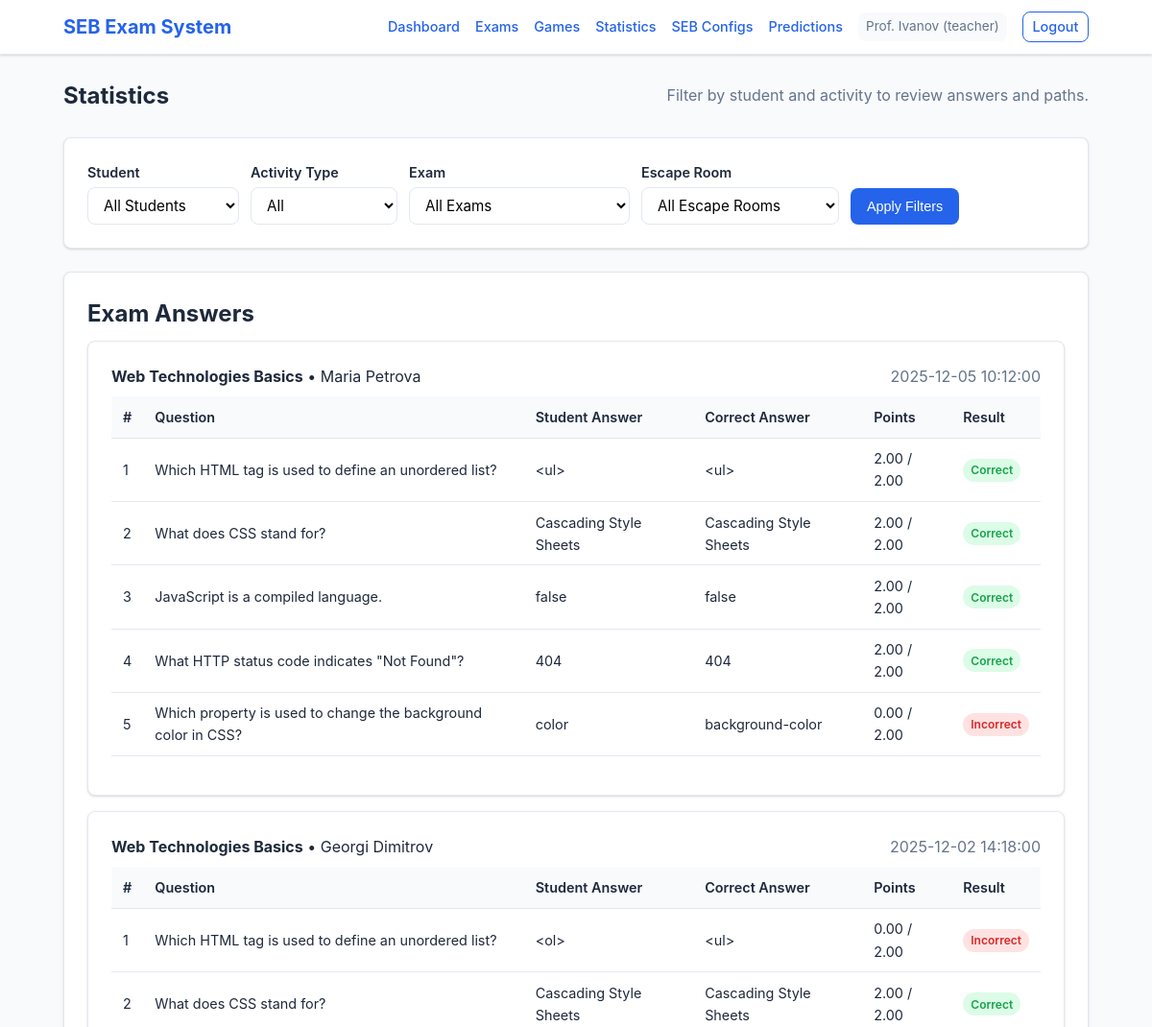
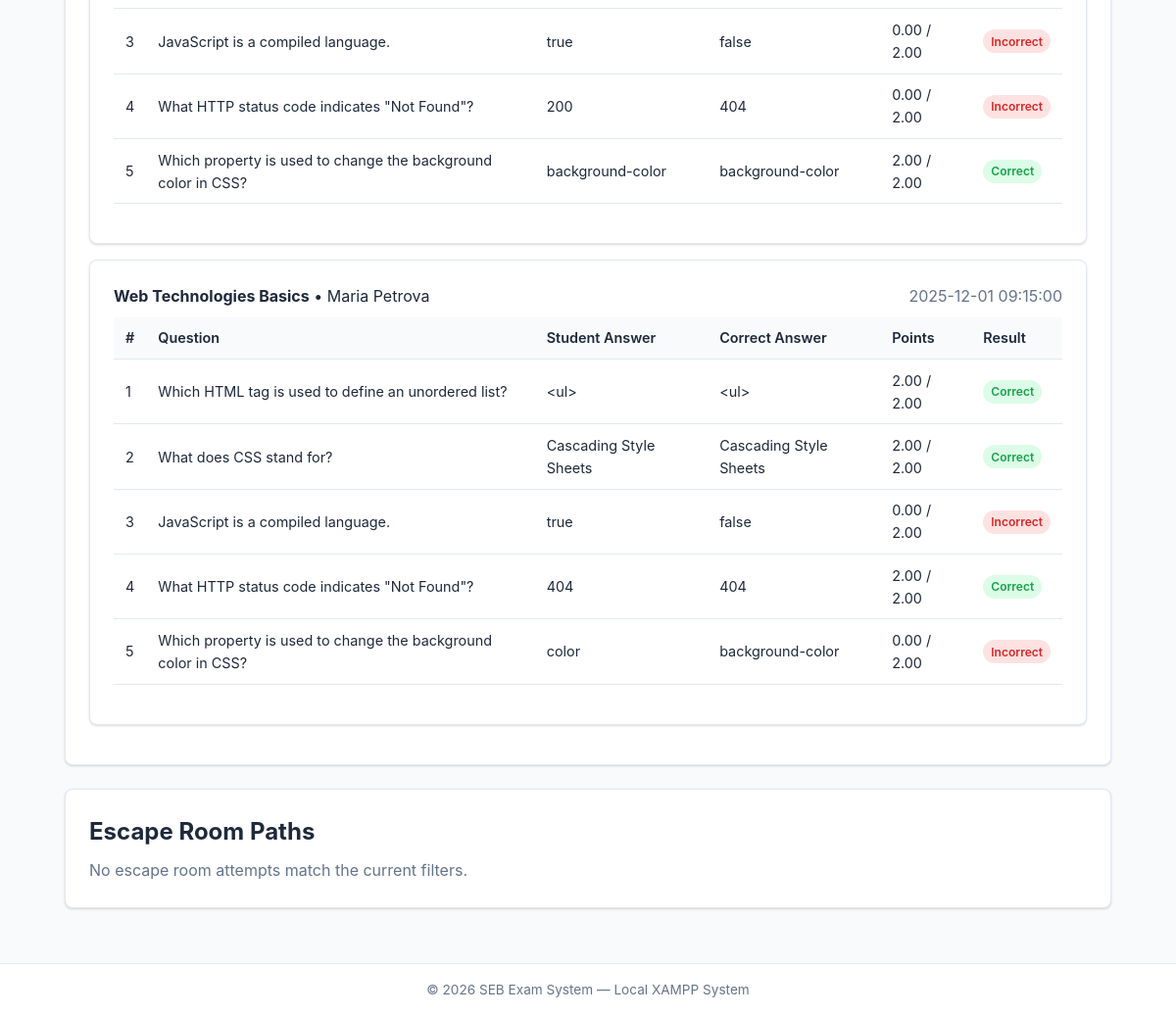
Screenshot of /public/teacher/statistics.php (signed in) with the database file from the repository (2 pictures, top to bottom).
### tables this page shows
CREATE TABLE IF NOT EXISTS `attempts` (
    `id`           INT UNSIGNED AUTO_INCREMENT PRIMARY KEY,
    `student_id`   INT UNSIGNED NOT NULL,
    `exam_id`      INT UNSIGNED NOT NULL,
    `started_at`   DATETIME     NOT NULL DEFAULT CURRENT_TIMESTAMP,
    `finished_at`  DATETIME     DEFAULT NULL,
    `score`        DECIMAL(7,2) DEFAULT NULL,
    `max_score`    DECIMAL(7,2) DEFAULT NULL,
    `is_submitted` TINYINT(1)   NOT NULL DEFAULT 0,
    FOREIGN KEY (`student_id`) REFERENCES `users`(`id`) ON DELETE CASCADE,
    FOREIGN KEY (`exam_id`)    REFERENCES `exams`(`id`) ON DELETE CASCADE,
    INDEX `idx_student_exam` (`student_id`, `exam_id`)
);

CREATE TABLE IF NOT EXISTS `exams` (
    `id`             INT UNSIGNED AUTO_INCREMENT PRIMARY KEY,
    `teacher_id`     INT UNSIGNED NOT NULL,
    `title`          VARCHAR(255) NOT NULL,
    `description`    TEXT,
    `time_limit_min` INT UNSIGNED NOT NULL DEFAULT 30,
    `passing_score`  DECIMAL(5,2) NOT NULL DEFAULT 50.00,
    `access_code`    VARCHAR(20)  DEFAULT NULL,
    `is_published`   TINYINT(1)   NOT NULL DEFAULT 0,
    `created_at`     DATETIME     NOT NULL DEFAULT CURRENT_TIMESTAMP,
    `updated_at`     DATETIME     NOT NULL DEFAULT CURRENT_TIMESTAMP ON UPDATE CURRENT_TIMESTAMP,
    FOREIGN KEY (`teacher_id`) REFERENCES `users`(`id`) ON DELETE CASCADE
);

CREATE TABLE IF NOT EXISTS `users` (
    `id`            INT UNSIGNED AUTO_INCREMENT PRIMARY KEY,
    `username`      VARCHAR(50)  NOT NULL UNIQUE,
    `email`         VARCHAR(255) NOT NULL UNIQUE,
    `password_hash` VARCHAR(255) NOT NULL,
    `role`          ENUM('teacher','student') NOT NULL DEFAULT 'student',
    `full_name`     VARCHAR(100) NOT NULL DEFAULT '',
    `created_at`    DATETIME     NOT NULL DEFAULT CURRENT_TIMESTAMP,
    `updated_at`    DATETIME     NOT NULL DEFAULT CURRENT_TIMESTAMP ON UPDATE CURRENT_TIMESTAMP
);

CREATE TABLE IF NOT EXISTS `attempt_answers` (
    `id`              INT UNSIGNED AUTO_INCREMENT PRIMARY KEY,
    `attempt_id`      INT UNSIGNED NOT NULL,
    `question_id`     INT UNSIGNED NOT NULL,
    `student_answer`  TEXT DEFAULT NULL,
    `is_correct`      TINYINT(1) DEFAULT NULL,
    `points_awarded`  DECIMAL(5,2) DEFAULT 0.00,
    FOREIGN KEY (`attempt_id`)  REFERENCES `attempts`(`id`) ON DELETE CASCADE,
    FOREIGN KEY (`question_id`) REFERENCES `questions`(`id`) ON DELETE CASCADE
);

CREATE TABLE IF NOT EXISTS `questions` (
    `id`             INT UNSIGNED AUTO_INCREMENT PRIMARY KEY,
    `exam_id`        INT UNSIGNED NOT NULL,
    `type`           ENUM('mcq','tf','short') NOT NULL DEFAULT 'mcq',
    `question_text`  TEXT NOT NULL,
    `options_json`   JSON DEFAULT NULL,   
    `correct_answer` VARCHAR(500) NOT NULL,
    `points`         DECIMAL(5,2) NOT NULL DEFAULT 1.00,
    `sort_order`     INT UNSIGNED NOT NULL DEFAULT 0,
    FOREIGN KEY (`exam_id`) REFERENCES `exams`(`id`) ON DELETE CASCADE
);

### app/lib/validation.php (called while the page is built, shortened)
<?php
function validate_enum(mixed $value, array $allowed): mixed {
    return in_array($value, $allowed, true) ? $value : false;
}

### app/lib/auth.php (called while the page is built, shortened)
<?php
require_once __DIR__ . '/../config/db.php';
function e(string $str): string {
    return htmlspecialchars($str, ENT_QUOTES, 'UTF-8');
}

### app/config/db.php (called while the page is built, shortened)
<?php
function db(): PDO {
    static $pdo = null;
    if ($pdo === null) {
        $dsn = sprintf(
            'mysql:host=%s;port=%s;dbname=%s;charset=%s',
            DB_HOST, DB_PORT, DB_NAME, DB_CHARSET
        );
        $options = [
            PDO::ATTR_ERRMODE            => PDO::ERRMODE_EXCEPTION,
            PDO::ATTR_DEFAULT_FETCH_MODE => PDO::FETCH_ASSOC,
            PDO::ATTR_EMULATE_PREPARES   => false,
        ];
        try {
            $pdo = new PDO($dsn, DB_USER, DB_PASS, $options);
        } catch (PDOException $e) {
            die('Database connection failed: ' . htmlspecialchars($e->getMessage()));
        }
    }
    return $pdo;
}

### app/models/Attempt.php (called while the page is built, shortened)
<?php
require_once __DIR__ . '/../config/db.php';
class Attempt {
    public static function getAnswers(int $attemptId): array {
        $stmt = db()->prepare(
            'SELECT aa.*, q.question_text, q.correct_answer, q.type, q.options_json, q.points
             FROM attempt_answers aa
             JOIN questions q ON aa.question_id = q.id
             WHERE aa.attempt_id = :aid
             ORDER BY q.sort_order, q.id'
        );
        $stmt->execute([':aid' => $attemptId]);
        return $stmt->fetchAll();
    }
}

### public/teacher/statistics.php (the view, shortened to what this page needs)
<?php
require_once __DIR__ . '/../../app/lib/auth.php';
require_once __DIR__ . '/../../app/lib/validation.php';
require_once __DIR__ . '/../../app/models/Attempt.php';
$tid = current_user_id();
$pdo = db();
$studentId = validate_int($_GET['student_id'] ?? 0, 0) ?: 0;
$gameId = validate_int($_GET['game_id'] ?? 0, 0) ?: 0;
$activityType = validate_enum($_GET['activity_type'] ?? 'all', ['all', 'exam', 'game']) ?: 'all';
$examAttempts = [];
if ($activityType !== 'game') {
    $sql = 'SELECT a.*, e.title as exam_title, u.full_name as student_name, u.username
            FROM attempts a
            JOIN exams e ON a.exam_id = e.id
            JOIN users u ON a.student_id = u.id
            WHERE e.teacher_id = :tid AND a.is_submitted = 1';
    $params = [':tid' => $tid];
    $sql .= ' ORDER BY a.finished_at DESC';
    $stmt = $pdo->prepare($sql);
    $stmt->execute($params);
    $examAttempts = $stmt->fetchAll();
}
$gameAttempts = [];
if ($activityType !== 'exam') {
    $gameAttempts = GameAttempt::findByTeacher($tid, $studentId ?: null, $gameId ?: null);
}
?>
<div class="page-title">
    <h1>Statistics</h1>
    <p class="text-muted">Filter by student and activity to review answers and paths.</p>
</div>
<form method="GET" class="card">
    <div class="form-inline">
        <div class="form-group">
            <label for="student_id">Student</label>
            <select id="student_id" name="student_id">
                <option value="0">All Students</option>
            </select>
        </div>
        <div class="form-group">
            <label for="stats-activity-type">Activity Type</label>
            <select id="stats-activity-type" name="activity_type">
                <option value="all" <?= $activityType === 'all' ? 'selected' : '' ?>>All</option>
            </select>
        </div>
        <div class="form-group" id="stats-exam-filter">
            <label for="exam_id">Exam</label>
            <select id="exam_id" name="exam_id">
                <option value="0">All Exams</option>
            </select>
        </div>
        <div class="form-group" id="stats-game-filter">
            <label for="game_id">Escape Room</label>
            <select id="game_id" name="game_id">
                <option value="0">All Escape Rooms</option>
            </select>
        </div>
        <div class="form-group">
            <button type="submit" class="btn btn-primary">Apply Filters</button>
        </div>
    </div>
</form>
<?php if ($activityType !== 'game'): ?>
    <div class="card">
        <h2>Exam Answers</h2>
        <?php if (empty($examAttempts)): ?>
            <p class="text-muted">No exam attempts match the current filters.</p>
        <?php else: ?>
            <?php foreach ($examAttempts as $attempt): ?>
                <?php $answers = Attempt::getAnswers($attempt['id']); ?>
                <div class="card" style="margin-bottom:1rem;">
                    <div class="d-flex justify-between align-center mb-1">
                        <div>
                            <strong><?= e($attempt['exam_title']) ?></strong>
                            &bull; <?= e($attempt['student_name'] ?: $attempt['username']) ?>
                        </div>
                        <div class="text-muted">
                            <?= e($attempt['finished_at'] ?? 'N/A') ?>
                        </div>
                    </div>
                    <div class="table-wrap">
                        <table>
                            <thead>
                                <tr>
                                    <th>#</th>
                                    <th>Question</th>
                                    <th>Student Answer</th>
                                    <th>Correct Answer</th>
                                    <th>Points</th>
                                    <th>Result</th>
                                </tr>
                            </thead>
                            <tbody>
                            <?php foreach ($answers as $i => $a): ?>
                                <tr>
                                    <td><?= $i + 1 ?></td>
                                    <td><?= e($a['question_text']) ?></td>
                                    <td><?= e($a['student_answer'] ?: '(no answer)') ?></td>
                                    <td><?= e($a['correct_answer']) ?></td>
                                    <td><?= e($a['points_awarded']) ?> / <?= e($a['points']) ?></td>
                                    <td>
                                        <?php if ($a['is_correct']): ?>
                                            <span class="badge badge-success">Correct</span>
                                        <?php else: ?>
                                            <span class="badge badge-danger">Incorrect</span>
                                        <?php endif; ?>
                                    </td>
                                </tr>
                            <?php endforeach; ?>
                            </tbody>
                        </table>
                    </div>
                </div>
            <?php endforeach; ?>
        <?php endif; ?>
    </div>
<?php endif; ?>
<?php if ($activityType !== 'exam'): ?>
    <div class="card">
        <h2>Escape Room Paths</h2>
        <?php if (empty($gameAttempts)): ?>
            <p class="text-muted">No escape room attempts match the current filters.</p>
        <?php endif; ?>
    </div>
<?php endif; ?>
<?php
include __DIR__ . '/../../app/views/layout.php';

### public/assets/styles.css (style rules this page uses)
*, *::before, *::after { box-sizing: border-box; margin: 0; padding: 0; }
:root { --color-primary: #2563eb; --color-primary-dark: #1d4ed8; --color-primary-light: #dbeafe; --color-success: #16a34a; --color-success-light: #dcfce7; --color-danger: #dc2626; --color-danger-light: #fee2e2; --color-warning: #d97706; --color-warning-light: #fef3c7; --color-bg: #f8fafc; --color-surface: #ffffff; --color-text: #1e293b; --color-text-muted: #64748b; --color-border: #e2e8f0; --radius: 8px; --shadow: 0 1px 3px rgba(0,0,0,0.1), 0 1px 2px rgba(0,0,0,0.06); --shadow-md: 0 4px 6px rgba(0,0,0,0.1); --font: -apple-system, BlinkMacSystemFont, 'Segoe UI', Roboto, sans-serif; }
html { font-size: 16px; line-height: 1.6; }
body { font-family: var(--font); color: var(--color-text); background: var(--color-bg); min-height: 100vh; display: flex; flex-direction: column; }
.card { background: var(--color-surface); border: 1px solid var(--color-border); border-radius: var(--radius); box-shadow: var(--shadow); padding: 1.5rem; margin-bottom: 1.5rem; }
.card h2, .card h3 { margin-bottom: 0.5rem; }
.btn { display: inline-block; padding: 0.5rem 1rem; border: 1px solid transparent; border-radius: var(--radius); font-size: 0.9rem; font-weight: 500; cursor: pointer; text-align: center; transition: background 0.2s, border-color 0.2s; text-decoration: none; line-height: 1.4; }
.btn-primary { background: var(--color-primary); color: #fff; }
.form-group { margin-bottom: 1rem; }
.form-group label { display: block; font-weight: 600; margin-bottom: 0.25rem; font-size: 0.9rem; }
.form-group input[type="text"], .form-group input[type="password"], .form-group input[type="email"], .form-group input[type="number"], .form-group input[type="url"], .form-group input[type="file"], .form-group select, .form-group textarea { width: 100%; padding: 0.5rem 0.75rem; border: 1px solid var(--color-border); border-radius: var(--radius); font-size: 0.95rem; font-family: var(--font); background: var(--color-surface); transition: border-color 0.2s; }
.form-inline { display: flex; align-items: flex-end; gap: 0.75rem; flex-wrap: wrap; }
.form-inline .form-group { margin-bottom: 0; }
.table-wrap { overflow-x: auto; }
table { width: 100%; border-collapse: collapse; margin-bottom: 1rem; }
table th, table td { text-align: left; padding: 0.6rem 0.75rem; border-bottom: 1px solid var(--color-border); font-size: 0.9rem; }
table th { background: var(--color-bg); font-weight: 600; white-space: nowrap; }
.page-title { display: flex; justify-content: space-between; align-items: center; margin-bottom: 1.5rem; flex-wrap: wrap; gap: 0.5rem; }
.page-title h1 { font-size: 1.5rem; }
.badge { display: inline-block; padding: 0.15rem 0.5rem; border-radius: 999px; font-size: 0.75rem; font-weight: 600; }
.badge-success { background: var(--color-success-light); color: var(--color-success); }
.badge-danger { background: var(--color-danger-light); color: var(--color-danger); }
.text-muted { color: var(--color-text-muted); }
.mb-1 { margin-bottom: 0.5rem; }
.d-flex { display: flex; }
.align-center { align-items: center; }
.justify-between { justify-content: space-between; }

### rows the page displays
attempts: exam.title "Web Technologies Basics", student.full_name "Maria Petrova", finished_at "2025-12-05 10:12:00"
attempt_answers: question.question_text "Which HTML tag is used to define an unordered list?", student_answer "<ul>", question.correct_answer "<ul>", points_awarded "2.00", question.points "2.00", is_correct "Correct"
attempt_answers: question.question_text "What does CSS stand for?", student_answer "Cascading Style Sheets", question.correct_answer "Cascading Style Sheets", points_awarded "2.00", question.points "2.00", is_correct "Correct"
attempt_answers: question.question_text "JavaScript is a compiled language.", student_answer "false", question.correct_answer "false", points_awarded "2.00", question.points "2.00", is_correct "Correct"
attempt_answers: question.question_text "What HTTP status code indicates \"Not Found\"?", student_answer "404", question.correct_answer "404", points_awarded "2.00", question.points "2.00", is_correct "Correct"
attempt_answers: question.question_text "Which property is used to change the background color in CSS?", student_answer "color", question.correct_answer "background-color", points_awarded "0.00", question.points "2.00", is_correct "Incorrect"
attempts: exam.title "Web Technologies Basics", student.full_name "Georgi Dimitrov", finished_at "2025-12-02 14:18:00"
attempt_answers: question.question_text "Which HTML tag is used to define an unordered list?", student_answer "<ol>", question.correct_answer "<ul>", points_awarded "0.00", question.points "2.00", is_correct "Incorrect"
attempt_answers: question.question_text "What does CSS stand for?", student_answer "Cascading Style Sheets", question.correct_answer "Cascading Style Sheets", points_awarded "2.00", question.points "2.00", is_correct "Correct"
attempt_answers: question.question_text "JavaScript is a compiled language.", student_answer "true", question.correct_answer "false", points_awarded "0.00", question.points "2.00", is_correct "Incorrect"
attempt_answers: question.question_text "What HTTP status code indicates \"Not Found\"?", student_answer "200", question.correct_answer "404", points_awarded "0.00", question.points "2.00", is_correct "Incorrect"
attempt_answers: question.question_text "Which property is used to change the background color in CSS?", student_answer "background-color", question.correct_answer "background-color", points_awarded "2.00", question.points "2.00", is_correct "Correct"
attempts: exam.title "Web Technologies Basics", student.full_name "Maria Petrova", finished_at "2025-12-01 09:15:00"
attempt_answers: question.question_text "Which HTML tag is used to define an unordered list?", student_answer "<ul>", question.correct_answer "<ul>", points_awarded "2.00", question.points "2.00", is_correct "Correct"
attempt_answers: question.question_text "What does CSS stand for?", student_answer "Cascading Style Sheets", question.correct_answer "Cascading Style Sheets", points_awarded "2.00", question.points "2.00", is_correct "Correct"
attempt_answers: question.question_text "JavaScript is a compiled language.", student_answer "true", question.correct_answer "false", points_awarded "0.00", question.points "2.00", is_correct "Incorrect"
attempt_answers: question.question_text "What HTTP status code indicates \"Not Found\"?", student_answer "404", question.correct_answer "404", points_awarded "2.00", question.points "2.00", is_correct "Correct"
attempt_answers: question.question_text "Which property is used to change the background color in CSS?", student_answer "color", question.correct_answer "background-color", points_awarded "0.00", question.points "2.00", is_correct "Incorrect"

### other values shown
APP_NAME "SEB Exam System"
current_user_name() "Prof. Ivanov"
current_user_role() "teacher"
